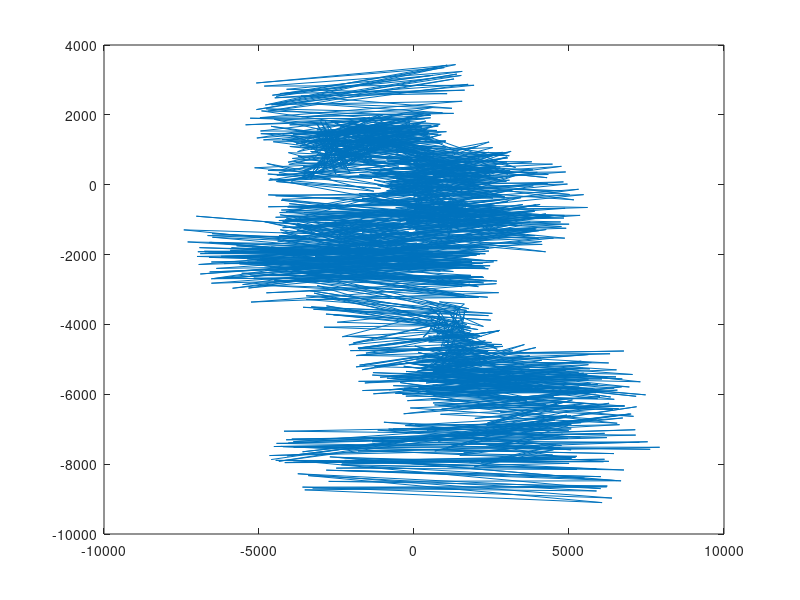

Write MATLAB code to recreate this figure.
%THE CODE FOR QUESTION 1(MATLAB)
clc
dt=1 %represent the changing time 
x=0; %x,y,z represent submarine's three-dimensional coordinates(location)
y=0;
z=0;
vx=0; %vx,vy,vz represent velocity components of the submarine
vy=0;
vz=0;
%XRD=rand(1,1440);
XRD=rand(1,1440)*2-1;
YRD=rand(1,1440)*2-1; %use random number to change submarine's direction
VX=[];
VY=[];
VZ=[];
X1=[];
Y1=[];
Z1=[];
R=[]; %distance of submarine to origin
i_1=1 %changing itself in a circulation to control the timing to break it
for t=[1:dt:1440]
X=XRD(i_1);
Y=YRD(i_1);
Wx=5*X; %simulate the force of ocean currents
Wy=5*Y;
ax=1.8*(Wx-vx)-0.2*vx; %acceleration component of the submersible
ay=1.6*(Wy-vy)-0.2*vy;
az=0.2*(10-0.5*z)-0.2*vz;
vx=vx+ax*dt; %vt=v0+a*dt
vy=vy+ay*dt;
vz=vz+az*dt;
x=x+vx*dt; %s=s0+v*dt(the code helps to simulatecalculus process )
y=y+vy*dt;
z=z+vz*dt;
r=x*x+y*y;
VX(end+1)=vx;
VY(end+1)=vy;
X1(end+1)=x;
Y1(end+1)=y;
Z1(end+1)=z;
R(end+1)=r;
i_1=i_1+1;
end
X2=X1*60; %unify units
Y2=Y1*60;
Z2=Z1;
T=1:dt:1440;
plot(X2,Y2) %visualization,get a figure
%plot(T,R) %delete the '%' to get this figure 